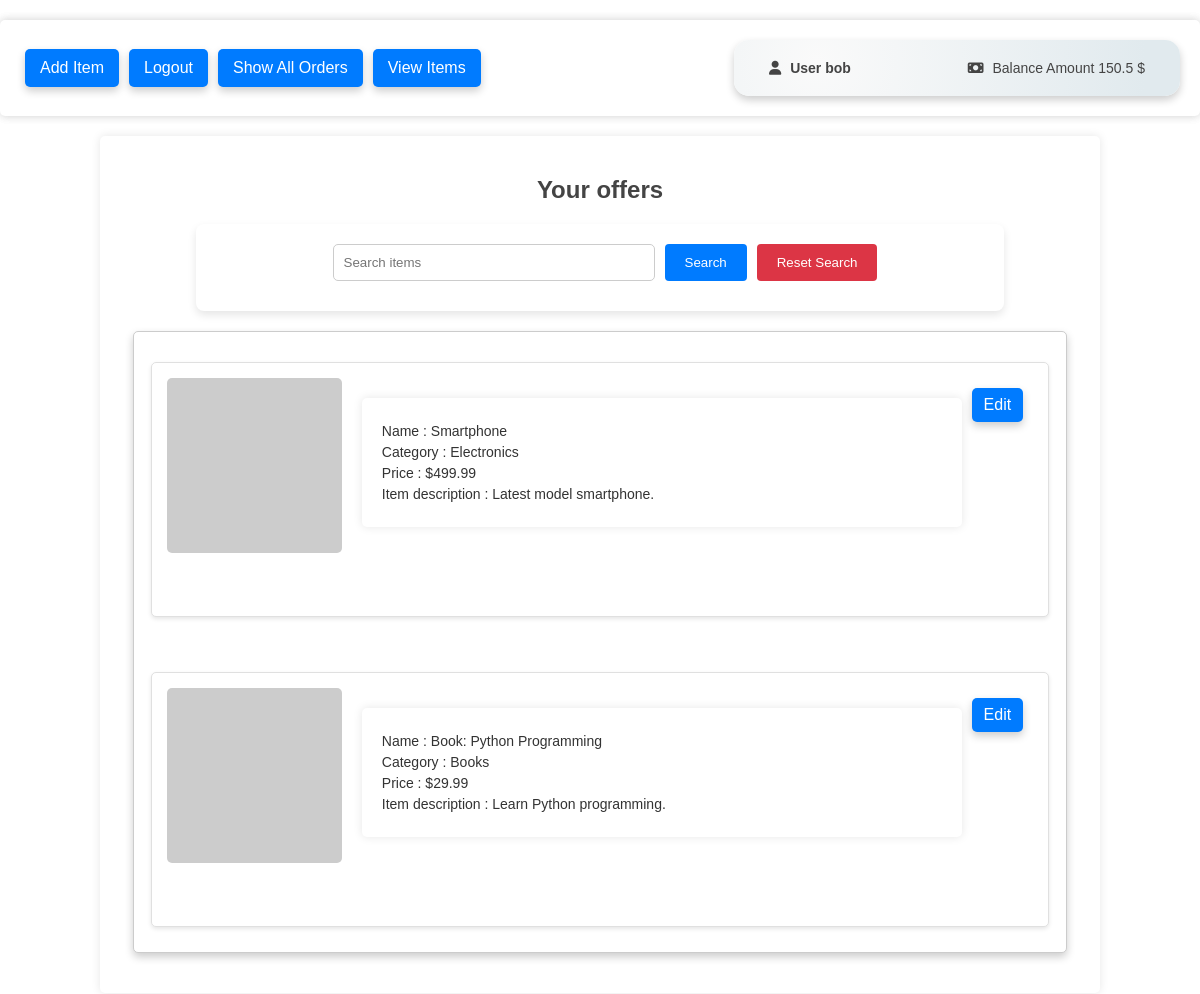
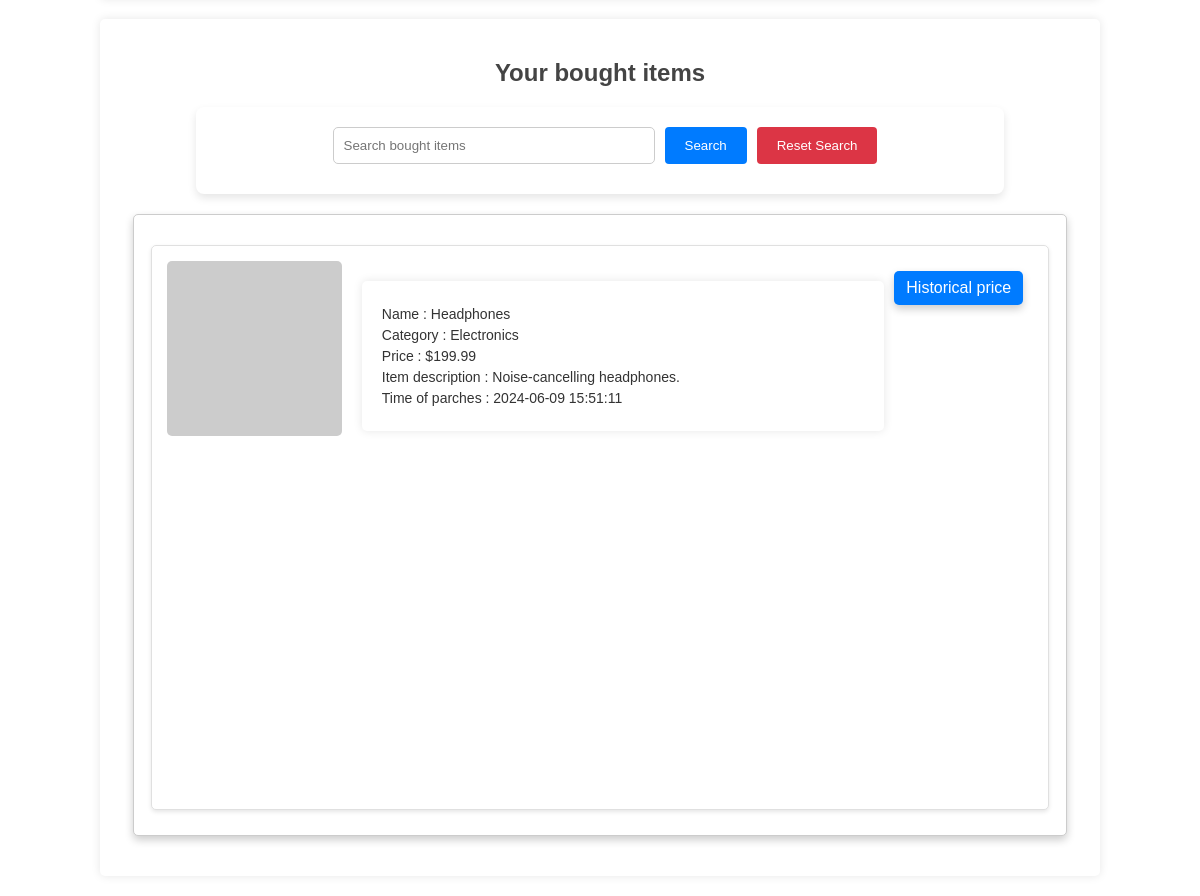
/ (signed in), run on the app's committed database (2 pictures, top to bottom).
### tables this page shows
CREATE TABLE users (
        rowid INTEGER PRIMARY KEY AUTOINCREMENT,
        username TEXT UNIQUE,
        password TEXT,
        email TEXT,
        balance REAL
    );

CREATE TABLE items (
        rowid INTEGER PRIMARY KEY AUTOINCREMENT,
        name TEXT,
        price REAL,
        quantity INTEGER,
        description TEXT,
        image TEXT,
        user_id INTEGER,
        category TEXT,
        FOREIGN KEY(user_id) REFERENCES users(rowid)
    );

CREATE TABLE orders (
        rowid INTEGER PRIMARY KEY AUTOINCREMENT,
        item_id INTEGER,
        user_id INTEGER,
        seller_id INTEGER,
        quantity INTEGER,
        price REAL,
        description TEXT,
        image TEXT,
        name TEXT,
        category TEXT,
        timestamp DATETIME DEFAULT CURRENT_TIMESTAMP,
        FOREIGN KEY(item_id) REFERENCES items(rowid),
        FOREIGN KEY(user_id) REFERENCES users(rowid)
    );

### app.py (the view)
@app.route('/')
def index():
    balance = 'NaN'
    username = 'NaN'
    items = []
    offers = []
    user_id = -1
    if 'user_id' in session:
        user_id = session['user_id']
        balance = get_user_balance(session['user_id'])
        username = get_username(session['user_id'])
        items = get_user_items(session['user_id'])
        offers = get_user_offers(session['user_id'])
    return render_template('index.html', balance=balance , username=username , items=items , offers=offers , user_id=user_id)

### app.py (called while the page is built)
def get_db_connection():
    conn = sqlite3.connect('marketplace.db')
    conn.row_factory = sqlite3.Row
    return conn

def get_username(user_id):
    try:
        conn = get_db_connection()
        c = conn.cursor()
        c.execute('SELECT username FROM users WHERE rowid = ?', (user_id,))
        username = c.fetchone()['username']
        conn.close()
        return username
    except:
        return 'NaN'

def get_user_balance(user_id):
    try :
        conn = get_db_connection()
        c = conn.cursor()
        c.execute('SELECT balance FROM users WHERE rowid = ?', (user_id,))
        balance = c.fetchone()['balance']
        conn.close()
        return balance
    except:
        return "NaN"

def get_user_items(user_id , search_query = None):
    conn = get_db_connection()
    c = conn.cursor()
    if search_query:
        c.execute('SELECT * FROM orders WHERE user_id = ? AND (name LIKE ? OR description LIKE ?)', (user_id, '%' + search_query + '%', '%' + search_query + '%'))
    else:
        c.execute('SELECT * FROM orders WHERE user_id = ?', (user_id,))
    items = c.fetchall()
    print(len(items))
    conn.close()
    return items

def get_user_offers(user_id , search_query = None):
    print("search_query",search_query)
    print("user_id",user_id)
    conn = get_db_connection()
    c = conn.cursor()
    if search_query:
        c.execute('SELECT * FROM items WHERE user_id = ? AND (name LIKE ? OR description LIKE ?)', (user_id, '%' + search_query + '%', '%' + search_query + '%'))
    else:
        c.execute('SELECT * FROM items WHERE user_id = ?', (user_id,))
    items = c.fetchall()
    print(len(items))
    conn.close()
    return items

### templates/index.html (shortened to what this page needs)
<!doctype html>
<html lang="en">
<head>
    <link rel="stylesheet" href="{{ url_for('static' , filename='style.css')}}">
</head>
<body>
    {% if session.user_id %}
    <div class="navbar">
        <div class="container">
            <a href="{{ url_for('add_item') }}">Add Item</a>
            <a href="{{ url_for('logout') }}">Logout</a>
            <a href="{{ url_for('show_all_orders')}}">Show All Orders</a>
            <a href="{{ url_for('list_items') }}">View Items</a>
            <div class="profile">
                <a class='link' href="{{ url_for('profile', user_id=user_id) }}">
                    <h2><i class="fa-solid fa-user"></i> User {{ username }}</h2>
                </a>
                <a class='link' href="{{ url_for('balance', user_id=user_id) }}">
                    <p><i class="fa-solid fa-money-bill"></i> Balance Amount {{ balance }} $</p>
                </a>
            </div>
        </div>
    </div>
    <div>
        {% if offers %}
        <h2>Your offers</h2>
        <div class="form-container">
            <form method="GET" action="{{ url_for('search_offers') }}" class="search-form">
                <input type="text" name="search_query" placeholder="Search items" class="input-field">
                <button type="submit" class="search-button">Search</button>
            </form>
            <form method="GET" action="{{ url_for('reset_search')}}" class="reset-form">
                <button class="reset-button" type="submit">Reset Search</button>
            </form>
        </div>
        <div class="scrollable-container">
            {% for offer in offers %}
            <div class="item">
                <img src="{{ offer['image'] }}" alt="{{ offer['name'] }}">
                <div>
                    <p>Name : {{ offer['name'] }}</p>
                    <p>Category : {{ offer['category'] }}</p>
                    <p>Price : ${{ offer['price'] }}</p>
                    <p>Item description : {{ offer['description'] }}</p>
                </div>
                <a href="{{ url_for('edit_item', item_id=offer['rowid']) }}">Edit</a>
            </div>
            {% endfor %}
        </div>
        {% endif %}
    </div>
    <div>
        {% if items %}
        <h2>Your bought items</h2>
        <div class="form-container">
            <form method="GET" action="{{ url_for('search_bought_items') }}" class="search-form">
                <input class="input-field" type="text" name="search_query" placeholder="Search bought items">
                <button class="search-button" type="submit">Search</button>
            </form>
            <form method="GET" action="{{ url_for('reset_search')}}" class="reset-form">
                <button class="reset-button" type="submit">Reset Search</button>
            </form>
        </div>
        <div class="scrollable-container">
            {% for item in items %}
            <div class="item">
                <img src="{{ item['image'] }}" alt="{{ item['name'] }}">
                <div>
                    <p>Name : {{ item['name'] }}</p>
                    <p>Category : {{ item['category'] }}</p>
                    <p>Price : ${{ item['price'] }}</p>
                    <p>Item description : {{ item['description'] }} </p>
                    <p>Time of parches : {{item['timestamp']}} </p>
                </div>
                <a href="{{ url_for('get_historical_price_for_item' , item_id=item['item_id'])}}"> Historical price</a>
            </div>
            {% endfor %}
        </div>
        {% endif %}
    </div>
    {% endif %}
</body>
</html>

### static/style.css (style rules this page uses)
body { font-family: Arial, sans-serif; margin: 0; padding: 0; background-color: white; color: #333; }
h1, h2 { text-align: center; color: #444; }
a { text-decoration: none; color: #fff; background-color: #007BFF; margin: 0 10px; padding: 10px 15px; border-radius: 5px; transition: ease-in-out 0.2s; box-shadow: 0 4px 8px rgba(0, 0, 0, 0.2); }
a.link { color: #444; background-color: transparent; box-shadow: none; padding: 0%; }
div { width: 80%; margin: 20px auto; padding: 20px; background-color: #fff; border-radius: 5px; box-shadow: 0 0 10px rgba(0, 0, 0, 0.1); }
form { display: flex; justify-content: center; margin-bottom: 20px; }
input[type="text"] { padding: 10px; width: 300px; border: 1px solid #ccc; border-radius: 5px; margin-right: 10px; }
button { padding: 10px 20px; border: none; border-radius: 5px; background-color: #007BFF; color: white; cursor: pointer; }

### templates/index.html (style rules this page uses)
.navbar { background-color: rgb(245, 245, 245); display: flex; justify-content: center; align-items: center; padding: 0px 0px; width: 100%; }
.navbar .container { display: flex; justify-content: space-between; align-items: center; width: 100%; padding-top: 0px; padding-bottom: 0px; margin-top: 0px; margin-bottom: 0px; }
.navbar .container a { margin: 0 5px; border-radius: 5px; transition: background-color 0.3s; }
.navbar .profile { display: flex; flex-direction: row; align-items: flex-end; max-width: 35%; justify-content: space-between; border-radius: 15px; margin-right: 0px; box-shadow: 0 4px 8px rgba(0, 0, 0, 0.2); background: radial-gradient(circle at 18.7% 37.8%, rgb(250, 250, 250) 0%, rgb(225, 234, 238) 90%); }
.navbar .profile h2, .navbar .profile p { margin: 0px 10px; font-size: 14px; }
.navbar .profile i { margin-right: 5px; }
.scrollable-container { display : grid; grid-template-columns: repeat(auto-fill, minmax(500px, 1fr)); gap: 20px; width: 95%; height: 600px; overflow-y: scroll; overflow-x: hidden; padding: 10px; border: 1px solid #ccc; box-shadow: 0 4px 8px rgba(0, 0, 0, 0.2); }
.item { display: flex; width: 95%; align-items: flex-start; padding: 15px; margin-bottom: 15px; background-color: #fff; border: 1px solid #e0e0e0; border-radius: 5px; box-shadow: 0 2px 4px rgba(0, 0, 0, 0.1); }
.item img { max-width: 175px; max-height: 175px; margin-right: 20px; border-radius: 5px; object-fit: cover; }
.item div { flex: 1; }
.item p { margin: 5px 0; color: #333; font-size: 14px; }
.item a { display: inline-block; margin-top: 10px; padding: 8px 12px; color: #fff; background-color: #007bff; text-decoration: none; border-radius: 5px; transition: background-color 0.3s ease; }
.form-container { display: flex; flex-direction: row; justify-content: center; background-color: #fff; padding: 20px; border-radius: 8px; box-shadow: 0 4px 8px rgba(0, 0, 0, 0.1); }
.search-form, .reset-form { margin-bottom: 10px; padding-left: 10px; }
.input-field { padding: 10px; border: 1px solid #ccc; border-radius: 4px; margin-right: 10px; width: 200px; }
.search-button, .reset-button { padding: 10px 20px; border: none; border-radius: 4px; background-color: #007BFF; color: #fff; cursor: pointer; transition: background-color 0.3s; }
.reset-button { background-color: #DC3545; }

### data on the page
users: username "bob", balance "150.5"
items: name "Smartphone", category "Electronics", price "499.99", description "Latest model smartphone."
items: name "Book: Python Programming", category "Books", price "29.99", description "Learn Python programming."
orders: name "Headphones", category "Electronics", price "199.99", description "Noise-cancelling headphones.", timestamp "2024-06-09 15:51:11"
